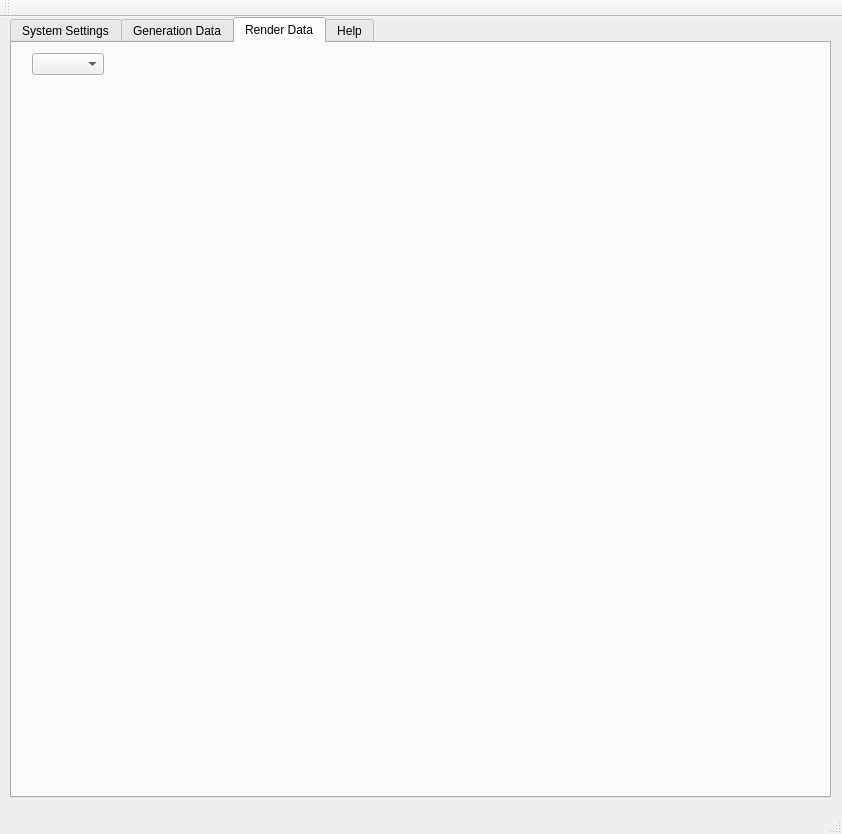
<?xml version="1.0" encoding="UTF-8"?>
<ui version="4.0">
 <class>MainWindow</class>
 <widget class="QMainWindow" name="MainWindow">
  <property name="geometry">
   <rect>
    <x>0</x>
    <y>0</y>
    <width>842</width>
    <height>834</height>
   </rect>
  </property>
  <property name="windowTitle">
   <string>Competitive Coevolution GUI</string>
  </property>
  <widget class="QWidget" name="centralWidget">
   <widget class="QTabWidget" name="tabWidget">
    <property name="geometry">
     <rect>
      <x>10</x>
      <y>0</y>
      <width>821</width>
      <height>781</height>
     </rect>
    </property>
    <property name="currentIndex">
     <number>2</number>
    </property>
    <widget class="QWidget" name="networkSettingsTab">
     <attribute name="title">
      <string>System Settings</string>
     </attribute>
     <widget class="QPushButton" name="connectButton">
      <property name="geometry">
       <rect>
        <x>250</x>
        <y>10</y>
        <width>111</width>
        <height>61</height>
       </rect>
      </property>
      <property name="text">
       <string>Connect</string>
      </property>
     </widget>
     <widget class="QLineEdit" name="portEdit">
      <property name="geometry">
       <rect>
        <x>110</x>
        <y>40</y>
        <width>113</width>
        <height>25</height>
       </rect>
      </property>
      <property name="text">
       <string>7474</string>
      </property>
     </widget>
     <widget class="QLabel" name="hostNameLabel">
      <property name="geometry">
       <rect>
        <x>30</x>
        <y>20</y>
        <width>71</width>
        <height>16</height>
       </rect>
      </property>
      <property name="text">
       <string>Hostname:</string>
      </property>
     </widget>
     <widget class="QLabel" name="portLabel">
      <property name="geometry">
       <rect>
        <x>30</x>
        <y>40</y>
        <width>71</width>
        <height>16</height>
       </rect>
      </property>
      <property name="text">
       <string>Port:</string>
      </property>
     </widget>
     <widget class="QLineEdit" name="hostNameEdit">
      <property name="geometry">
       <rect>
        <x>110</x>
        <y>10</y>
        <width>113</width>
        <height>25</height>
       </rect>
      </property>
      <property name="text">
       <string>localhost</string>
      </property>
     </widget>
     <widget class="QPushButton" name="disconnectButton">
      <property name="enabled">
       <bool>false</bool>
      </property>
      <property name="geometry">
       <rect>
        <x>250</x>
        <y>90</y>
        <width>111</width>
        <height>61</height>
       </rect>
      </property>
      <property name="text">
       <string>Disconnect</string>
      </property>
     </widget>
     <widget class="QPushButton" name="pushButton">
      <property name="geometry">
       <rect>
        <x>650</x>
        <y>20</y>
        <width>141</width>
        <height>26</height>
       </rect>
      </property>
      <property name="text">
       <string>Send Test Message</string>
      </property>
     </widget>
     <widget class="QLineEdit" name="connectionStatus">
      <property name="geometry">
       <rect>
        <x>60</x>
        <y>100</y>
        <width>151</width>
        <height>41</height>
       </rect>
      </property>
      <property name="text">
       <string>Not Connected</string>
      </property>
      <property name="alignment">
       <set>Qt::AlignCenter</set>
      </property>
      <property name="readOnly">
       <bool>true</bool>
      </property>
     </widget>
     <widget class="QLineEdit" name="pauseStatusLine">
      <property name="geometry">
       <rect>
        <x>150</x>
        <y>710</y>
        <width>131</width>
        <height>41</height>
       </rect>
      </property>
      <property name="text">
       <string>Not Paused</string>
      </property>
      <property name="alignment">
       <set>Qt::AlignCenter</set>
      </property>
      <property name="readOnly">
       <bool>true</bool>
      </property>
     </widget>
     <widget class="QPushButton" name="pausePushButton">
      <property name="geometry">
       <rect>
        <x>10</x>
        <y>710</y>
        <width>131</width>
        <height>41</height>
       </rect>
      </property>
      <property name="text">
       <string>Pause System</string>
      </property>
     </widget>
     <widget class="QPushButton" name="exitSimButton">
      <property name="geometry">
       <rect>
        <x>660</x>
        <y>710</y>
        <width>151</width>
        <height>26</height>
       </rect>
      </property>
      <property name="text">
       <string>Exit Server Simulation</string>
      </property>
     </widget>
    </widget>
    <widget class="QWidget" name="generationDataTab">
     <attribute name="title">
      <string>Generation Data</string>
     </attribute>
     <widget class="QLineEdit" name="genCounterLine">
      <property name="geometry">
       <rect>
        <x>340</x>
        <y>40</y>
        <width>81</width>
        <height>25</height>
       </rect>
      </property>
      <property name="text">
       <string>1</string>
      </property>
      <property name="alignment">
       <set>Qt::AlignCenter</set>
      </property>
      <property name="readOnly">
       <bool>true</bool>
      </property>
     </widget>
     <widget class="QLabel" name="label_8">
      <property name="geometry">
       <rect>
        <x>320</x>
        <y>20</y>
        <width>131</width>
        <height>16</height>
       </rect>
      </property>
      <property name="text">
       <string>Current Generation:</string>
      </property>
     </widget>
     <widget class="QGroupBox" name="blueTeamGroupBox">
      <property name="geometry">
       <rect>
        <x>30</x>
        <y>80</y>
        <width>261</width>
        <height>251</height>
       </rect>
      </property>
      <property name="title">
       <string>Blue Team</string>
      </property>
      <widget class="QWidget" name="">
       <property name="geometry">
        <rect>
         <x>10</x>
         <y>30</y>
         <width>108</width>
         <height>201</height>
        </rect>
       </property>
       <layout class="QVBoxLayout" name="verticalLayout_2">
        <item>
         <widget class="QLabel" name="label_9">
          <property name="text">
           <string>Champ Index:</string>
          </property>
         </widget>
        </item>
        <item>
         <widget class="QLabel" name="label_10">
          <property name="text">
           <string>Neurons:</string>
          </property>
         </widget>
        </item>
        <item>
         <widget class="QLabel" name="label_11">
          <property name="text">
           <string>Fitness Score:</string>
          </property>
         </widget>
        </item>
        <item>
         <widget class="QLabel" name="label_12">
          <property name="text">
           <string>Best Ever
Fitness:</string>
          </property>
         </widget>
        </item>
        <item>
         <widget class="QLabel" name="label_13">
          <property name="text">
           <string>Number Species:</string>
          </property>
         </widget>
        </item>
       </layout>
      </widget>
      <widget class="QWidget" name="">
       <property name="geometry">
        <rect>
         <x>130</x>
         <y>20</y>
         <width>112</width>
         <height>221</height>
        </rect>
       </property>
       <layout class="QVBoxLayout" name="verticalLayout_3">
        <item>
         <widget class="QLineEdit" name="blueChampIndexLine">
          <property name="alignment">
           <set>Qt::AlignCenter</set>
          </property>
          <property name="readOnly">
           <bool>true</bool>
          </property>
         </widget>
        </item>
        <item>
         <widget class="QLineEdit" name="blueNumNeuronsLine">
          <property name="alignment">
           <set>Qt::AlignCenter</set>
          </property>
          <property name="readOnly">
           <bool>true</bool>
          </property>
         </widget>
        </item>
        <item>
         <widget class="QLineEdit" name="blueFitnessLine">
          <property name="alignment">
           <set>Qt::AlignCenter</set>
          </property>
          <property name="readOnly">
           <bool>true</bool>
          </property>
         </widget>
        </item>
        <item>
         <widget class="QLineEdit" name="blueBestFitnessLine">
          <property name="alignment">
           <set>Qt::AlignCenter</set>
          </property>
          <property name="readOnly">
           <bool>true</bool>
          </property>
         </widget>
        </item>
        <item>
         <widget class="QLineEdit" name="blueNumSpeciesLine">
          <property name="alignment">
           <set>Qt::AlignCenter</set>
          </property>
          <property name="readOnly">
           <bool>true</bool>
          </property>
         </widget>
        </item>
       </layout>
      </widget>
     </widget>
     <widget class="QGroupBox" name="redTeamGroupBox">
      <property name="geometry">
       <rect>
        <x>490</x>
        <y>80</y>
        <width>261</width>
        <height>251</height>
       </rect>
      </property>
      <property name="title">
       <string>Red Team</string>
      </property>
      <widget class="QWidget" name="layoutWidget">
       <property name="geometry">
        <rect>
         <x>10</x>
         <y>30</y>
         <width>108</width>
         <height>201</height>
        </rect>
       </property>
       <layout class="QVBoxLayout" name="verticalLayout_4">
        <item>
         <widget class="QLabel" name="label_14">
          <property name="text">
           <string>Champ Index:</string>
          </property>
         </widget>
        </item>
        <item>
         <widget class="QLabel" name="label_15">
          <property name="text">
           <string>Neurons:</string>
          </property>
         </widget>
        </item>
        <item>
         <widget class="QLabel" name="label_16">
          <property name="text">
           <string>Fitness Score:</string>
          </property>
         </widget>
        </item>
        <item>
         <widget class="QLabel" name="label_17">
          <property name="text">
           <string>Best Ever
Fitness:</string>
          </property>
         </widget>
        </item>
        <item>
         <widget class="QLabel" name="label_18">
          <property name="text">
           <string>Number Species:</string>
          </property>
         </widget>
        </item>
       </layout>
      </widget>
      <widget class="QWidget" name="layoutWidget_2">
       <property name="geometry">
        <rect>
         <x>130</x>
         <y>20</y>
         <width>112</width>
         <height>221</height>
        </rect>
       </property>
       <layout class="QVBoxLayout" name="verticalLayout_5">
        <item>
         <widget class="QLineEdit" name="redChampIndexLine">
          <property name="alignment">
           <set>Qt::AlignCenter</set>
          </property>
          <property name="readOnly">
           <bool>true</bool>
          </property>
         </widget>
        </item>
        <item>
         <widget class="QLineEdit" name="redNumNeuronsLine">
          <property name="alignment">
           <set>Qt::AlignCenter</set>
          </property>
          <property name="readOnly">
           <bool>true</bool>
          </property>
         </widget>
        </item>
        <item>
         <widget class="QLineEdit" name="redFitnessLine">
          <property name="alignment">
           <set>Qt::AlignCenter</set>
          </property>
          <property name="readOnly">
           <bool>true</bool>
          </property>
         </widget>
        </item>
        <item>
         <widget class="QLineEdit" name="redBestFitnessLine">
          <property name="alignment">
           <set>Qt::AlignCenter</set>
          </property>
          <property name="readOnly">
           <bool>true</bool>
          </property>
         </widget>
        </item>
        <item>
         <widget class="QLineEdit" name="redNumSpeciesLine">
          <property name="alignment">
           <set>Qt::AlignCenter</set>
          </property>
          <property name="readOnly">
           <bool>true</bool>
          </property>
         </widget>
        </item>
       </layout>
      </widget>
     </widget>
    </widget>
    <widget class="QWidget" name="renderDataTab">
     <attribute name="title">
      <string>Render Data</string>
     </attribute>
     <widget class="QComboBox" name="timeModeComboBox">
      <property name="geometry">
       <rect>
        <x>20</x>
        <y>10</y>
        <width>151</width>
        <height>25</height>
       </rect>
      </property>
      <property name="maxCount">
       <number>2</number>
      </property>
      <property name="sizeAdjustPolicy">
       <enum>QComboBox::AdjustToContents</enum>
      </property>
     </widget>
     <widget class="QWidget" name="renderWidget" native="true">
      <property name="geometry">
       <rect>
        <x>60</x>
        <y>40</y>
        <width>700</width>
        <height>700</height>
       </rect>
      </property>
     </widget>
    </widget>
    <widget class="QWidget" name="helpTab">
     <attribute name="title">
      <string>Help</string>
     </attribute>
     <widget class="QLabel" name="label_5">
      <property name="geometry">
       <rect>
        <x>20</x>
        <y>210</y>
        <width>621</width>
        <height>20</height>
       </rect>
      </property>
      <property name="font">
       <font>
        <pointsize>11</pointsize>
       </font>
      </property>
      <property name="text">
       <string>Written by Drew Kirkpatrick as part of his M.S. thesis work at</string>
      </property>
     </widget>
     <widget class="QLabel" name="label_6">
      <property name="geometry">
       <rect>
        <x>20</x>
        <y>280</y>
        <width>621</width>
        <height>20</height>
       </rect>
      </property>
      <property name="font">
       <font>
        <pointsize>11</pointsize>
       </font>
      </property>
      <property name="text">
       <string>contact: drew.kirkpatrick@gmail.com</string>
      </property>
     </widget>
     <widget class="QWidget" name="verticalLayoutWidget">
      <property name="geometry">
       <rect>
        <x>14</x>
        <y>11</y>
        <width>615</width>
        <height>92</height>
       </rect>
      </property>
      <layout class="QVBoxLayout" name="verticalLayout">
       <item>
        <widget class="QLabel" name="label">
         <property name="font">
          <font>
           <pointsize>11</pointsize>
          </font>
         </property>
         <property name="text">
          <string>This software was written as part of thesis work in competitive coevolution.</string>
         </property>
        </widget>
       </item>
       <item>
        <widget class="QLabel" name="label_2">
         <property name="font">
          <font>
           <pointsize>11</pointsize>
          </font>
         </property>
         <property name="text">
          <string>It is a GUI client meant to remotely connect to a commandline only server that runs</string>
         </property>
        </widget>
       </item>
       <item>
        <widget class="QLabel" name="label_3">
         <property name="font">
          <font>
           <pointsize>11</pointsize>
          </font>
         </property>
         <property name="text">
          <string>the competitive coevolutionary experiments. Network communication is through</string>
         </property>
        </widget>
       </item>
       <item>
        <widget class="QLabel" name="label_4">
         <property name="font">
          <font>
           <pointsize>11</pointsize>
          </font>
         </property>
         <property name="text">
          <string>TCP, and can be port forwarded over ssh for remote Linux computers . </string>
         </property>
        </widget>
       </item>
      </layout>
     </widget>
     <widget class="QLabel" name="label_7">
      <property name="geometry">
       <rect>
        <x>20</x>
        <y>240</y>
        <width>621</width>
        <height>20</height>
       </rect>
      </property>
      <property name="font">
       <font>
        <pointsize>11</pointsize>
       </font>
      </property>
      <property name="text">
       <string>Florida Institute of Technology.</string>
      </property>
     </widget>
    </widget>
   </widget>
  </widget>
  <widget class="QToolBar" name="mainToolBar">
   <attribute name="toolBarArea">
    <enum>TopToolBarArea</enum>
   </attribute>
   <attribute name="toolBarBreak">
    <bool>false</bool>
   </attribute>
  </widget>
  <widget class="QStatusBar" name="statusBar"/>
 </widget>
 <layoutdefault spacing="6" margin="11"/>
 <resources/>
 <connections/>
</ui>
